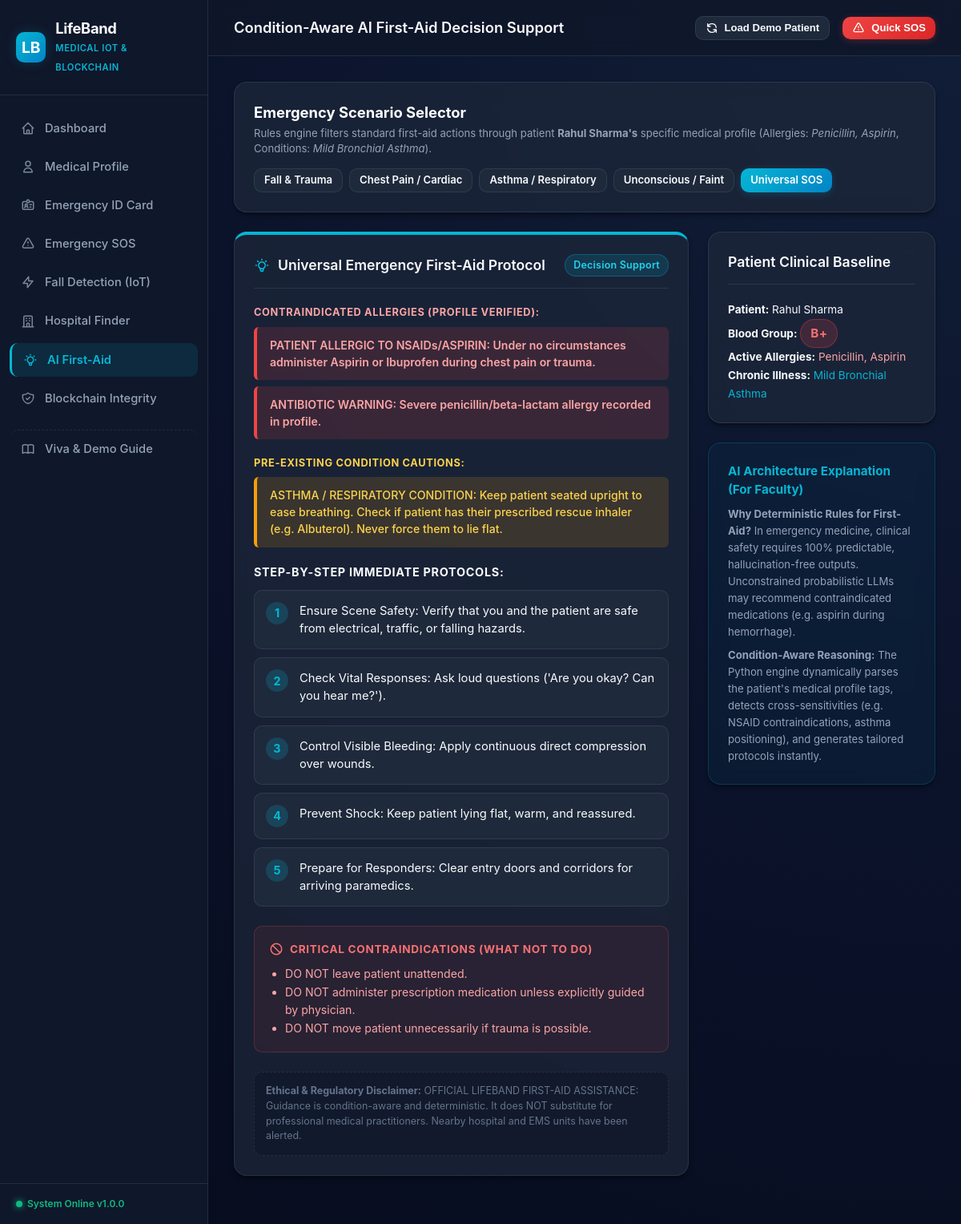
The app's page /ai-assistant with its own data.
### tables this page shows
CREATE TABLE patients (
    id INTEGER PRIMARY KEY AUTOINCREMENT,
    full_name TEXT NOT NULL,
    age INTEGER NOT NULL,
    blood_group TEXT NOT NULL,
    allergies TEXT DEFAULT '',
    chronic_diseases TEXT DEFAULT '',
    previous_surgeries TEXT DEFAULT '',
    current_medications TEXT DEFAULT '',
    emergency_contact_name TEXT NOT NULL,
    emergency_contact_phone TEXT NOT NULL,
    created_at TIMESTAMP DEFAULT CURRENT_TIMESTAMP,
    updated_at TIMESTAMP DEFAULT CURRENT_TIMESTAMP
);

### app.py (the view)
@app.route("/ai-assistant")
def ai_assistant_view():
    patient = get_active_patient()
    scenario = request.args.get("scenario", "GENERAL_SOS")
    guidance = generate_emergency_guidance(scenario, patient)
    return render_template(
        "ai_assistant.html",
        active_tab="ai-assistant",
        patient=patient,
        guidance=guidance,
        selected_scenario=scenario
    )

### app.py (called while the page is built)
@app.context_processor
def inject_global_template_vars():
    active_patient = get_active_patient()
    active_emergency = get_active_emergency()
    completion = calculate_profile_completion(active_patient)
    return {
        "app_name": Config.APP_NAME,
        "app_tagline": Config.APP_TAGLINE,
        "version": Config.VERSION,
        "active_patient": active_patient,
        "active_emergency": active_emergency,
        "profile_completion": completion,
        "default_lat": Config.DEFAULT_LATITUDE,
        "default_lon": Config.DEFAULT_LONGITUDE,
        "default_location_name": Config.DEFAULT_LOCATION_NAME,
        "demo_locations": get_demo_locations()
    }

### database/db.py (called while the page is built)
def get_db_connection():
    os.makedirs(os.path.dirname(Config.DATABASE_PATH), exist_ok=True)
    conn = sqlite3.connect(Config.DATABASE_PATH)
    conn.row_factory = sqlite3.Row
    conn.execute("PRAGMA foreign_keys = ON;")
    return conn

def dict_from_row(row):
    if row is None:
        return None
    return {key: row[key] for key in row.keys()}

### services/emergency_service.py (called while the page is built, shortened)
def get_active_emergency() -> Optional[Dict]:
    conn = get_db_connection()
    try:
        cursor = conn.cursor()
        cursor.execute("""
            SELECT e.*, p.full_name, p.blood_group, p.allergies, p.chronic_diseases,
                   p.emergency_contact_name, p.emergency_contact_phone
            FROM emergency_events e
            JOIN patients p ON e.patient_id = p.id
            WHERE e.status = 'ACTIVE'
            ORDER BY e.id DESC
            LIMIT 1
        """)
        row = cursor.fetchone()
        if not row:
            return None
    finally:
        conn.close()

### services/medical_service.py (called while the page is built)
def get_active_patient() -> Optional[Dict]:
    conn = get_db_connection()
    try:
        cursor = conn.cursor()
        cursor.execute("SELECT * FROM patients ORDER BY id ASC LIMIT 1")
        row = cursor.fetchone()
        return dict_from_row(row) if row else None
    finally:
        conn.close()

### templates/ai_assistant.html (shortened to what this page needs)
{% extends "base.html" %}
{% block page_title %}Condition-Aware AI First-Aid Decision Support{% endblock %}
{% block content %}
<div class="card" style="margin-bottom: 24px;">
  <div style="display: flex; justify-content: space-between; align-items: center; flex-wrap: wrap; gap: 14px;">
    <div>
      <h3 style="font-size: 1.15rem; font-weight: 700; color: #fff;">
        Emergency Scenario Selector
      </h3>
      <p style="font-size: 0.82rem; color: var(--text-secondary); margin-top: 2px;">
        Rules engine filters standard first-aid actions through patient <strong>{{ patient.full_name if patient else 'Rahul Sharma' }}'s</strong> specific medical profile (Allergies: <em>{{ patient.allergies if patient else 'Penicillin, Aspirin' }}</em>, Conditions: <em>{{ patient.chronic_diseases if patient else 'Mild Asthma' }}</em>).
      </p>
    </div>
    <div style="display: flex; gap: 8px; flex-wrap: wrap;">
      <a href="{{ url_for('ai_assistant_view', scenario='FALL_INJURY') }}" class="btn btn-sm {% if selected_scenario == 'FALL_INJURY' %}btn-primary{% else %}btn-secondary{% endif %}">
        Fall & Trauma
      </a>
      <a href="{{ url_for('ai_assistant_view', scenario='CARDIAC_CHEST_PAIN') }}" class="btn btn-sm {% if selected_scenario == 'CARDIAC_CHEST_PAIN' %}btn-primary{% else %}btn-secondary{% endif %}">
        Chest Pain / Cardiac
      </a>
      <a href="{{ url_for('ai_assistant_view', scenario='RESPIRATORY_ASTHMA') }}" class="btn btn-sm {% if selected_scenario == 'RESPIRATORY_ASTHMA' %}btn-primary{% else %}btn-secondary{% endif %}">
        Asthma / Respiratory
      </a>
      <a href="{{ url_for('ai_assistant_view', scenario='UNCONSCIOUS_FAINT') }}" class="btn btn-sm {% if selected_scenario == 'UNCONSCIOUS_FAINT' %}btn-primary{% else %}btn-secondary{% endif %}">
        Unconscious / Faint
      </a>
      <a href="{{ url_for('ai_assistant_view', scenario='GENERAL_SOS') }}" class="btn btn-sm {% if selected_scenario == 'GENERAL_SOS' %}btn-primary{% else %}btn-secondary{% endif %}">
        Universal SOS
      </a>
    </div>
  </div>
</div>
<div class="grid-cols-2-1">
  <div style="display: flex; flex-direction: column; gap: 24px;">
    <div class="card" style="border-top: 4px solid var(--teal-primary);">
      <div class="card-header">
        <h3 class="card-title">
          {{ guidance.title }}
        </h3>
        <span class="badge badge-teal">Decision Support</span>
      </div>
      {% if guidance.allergy_warnings %}
        <div style="margin-bottom: 20px;">
          <h4 style="font-size: 0.8rem; font-weight: 700; text-transform: uppercase; color: #FCA5A5; letter-spacing: 0.05em; margin-bottom: 8px;">
            Contraindicated Allergies (Profile Verified):
          </h4>
          {% for warn in guidance.allergy_warnings %}
            <div style="background: rgba(239, 68, 68, 0.15); border-left: 4px solid var(--rose-danger); padding: 12px 16px; border-radius: var(--radius-sm); color: #FCA5A5; font-size: 0.88rem; font-weight: 600; margin-bottom: 8px;">
              {{ warn }}
            </div>
          {% endfor %}
        </div>
      {% endif %}
      {% if guidance.condition_warnings %}
        <div style="margin-bottom: 20px;">
          <h4 style="font-size: 0.8rem; font-weight: 700; text-transform: uppercase; color: #FCD34D; letter-spacing: 0.05em; margin-bottom: 8px;">
            Pre-existing Condition Cautions:
          </h4>
          {% for warn in guidance.condition_warnings %}
            <div style="background: rgba(245, 158, 11, 0.15); border-left: 4px solid var(--amber-warning); padding: 12px 16px; border-radius: var(--radius-sm); color: #FCD34D; font-size: 0.88rem; font-weight: 500; margin-bottom: 8px;">
              {{ warn }}
            </div>
          {% endfor %}
        </div>
      {% endif %}
      <div style="margin-bottom: 24px;">
        <h4 style="font-size: 0.9rem; font-weight: 700; text-transform: uppercase; color: var(--text-primary); letter-spacing: 0.05em; margin-bottom: 12px;">
          Step-by-Step Immediate Protocols:
        </h4>
        <div style="display: flex; flex-direction: column; gap: 10px;">
          {% for step in guidance.immediate_actions %}
            <div style="display: flex; gap: 14px; background: var(--bg-tertiary); padding: 14px; border-radius: var(--radius-md); border: 1px solid var(--border-color);">
              <div style="width: 28px; height: 28px; border-radius: 50%; background: rgba(6, 182, 212, 0.2); color: var(--teal-primary); font-weight: 700; display: flex; align-items: center; justify-content: center; font-size: 0.9rem; flex-shrink: 0;">
                {{ loop.index }}
              </div>
              <div style="font-size: 0.92rem; color: var(--text-primary); line-height: 1.5;">
                {{ step }}
              </div>
            </div>
          {% endfor %}
        </div>
      </div>
      <div style="background: rgba(239, 68, 68, 0.08); padding: 18px; border-radius: var(--radius-md); border: 1px solid rgba(239, 68, 68, 0.25);">
        <h4 style="font-size: 0.85rem; font-weight: 700; text-transform: uppercase; color: #F87171; letter-spacing: 0.05em; margin-bottom: 10px; display: flex; align-items: center; gap: 8px;">
          <svg width="18" height="18" fill="none" viewBox="0 0 24 24" stroke="currentColor">
            <path stroke-linecap="round" stroke-linejoin="round" stroke-width="2" d="M18.364 18.364A9 9 0 005.636 5.636m12.728 12.728A9 9 0 015.636 5.636m12.728 12.728L5.636 5.636"/>
          </svg>
          Critical Contraindications (What NOT To Do)
        </h4>
        <ul style="padding-left: 20px; font-size: 0.88rem; color: #FCA5A5; line-height: 1.6;">
          {% for contra in guidance.contraindications %}
            <li>{{ contra }}</li>
          {% endfor %}
        </ul>
      </div>
      <div style="margin-top: 24px; padding: 14px; background: rgba(15, 23, 42, 0.6); border-radius: var(--radius-md); font-size: 0.78rem; color: var(--text-muted); border: 1px dashed var(--border-color); line-height: 1.5;">
        <strong>Ethical & Regulatory Disclaimer:</strong> {{ guidance.disclaimer }}
      </div>
    </div>
  </div>
  <div style="display: flex; flex-direction: column; gap: 24px;">
    <div class="card">
      <div class="card-header">
        <h3 class="card-title">Patient Clinical Baseline</h3>
      </div>
      <div style="font-size: 0.85rem; line-height: 1.7;">
        <div><strong>Patient:</strong> {{ guidance.patient_context.name }}</div>
        <div><strong>Blood Group:</strong> <span class="badge badge-blood">{{ guidance.patient_context.blood_group }}</span></div>
        <div><strong>Active Allergies:</strong> <span style="color: #FCA5A5;">{{ guidance.patient_context.recorded_allergies }}</span></div>
        <div><strong>Chronic Illness:</strong> <span style="color: var(--teal-primary);">{{ guidance.patient_context.recorded_conditions }}</span></div>
      </div>
    </div>
    <div class="card" style="background: rgba(6, 182, 212, 0.05); border-color: rgba(6, 182, 212, 0.2);">
      <h4 style="font-size: 0.95rem; font-weight: 700; color: var(--teal-primary); margin-bottom: 8px;">
        AI Architecture Explanation (For Faculty)
      </h4>
      <div style="font-size: 0.82rem; color: var(--text-secondary); line-height: 1.6;">
        <p style="margin-bottom: 8px;">
          <strong>Why Deterministic Rules for First-Aid?</strong> In emergency medicine, clinical safety requires 100% predictable, hallucination-free outputs. Unconstrained probabilistic LLMs may recommend contraindicated medications (e.g. aspirin during hemorrhage).
        </p>
        <p>
          <strong>Condition-Aware Reasoning:</strong> The Python engine dynamically parses the patient's medical profile tags, detects cross-sensitivities (e.g. NSAID contraindications, asthma positioning), and generates tailored protocols instantly.
        </p>
      </div>
    </div>
  </div>
</div>
{% endblock %}

### static/css/style.css (style rules this page uses)
:root { --bg-primary: #0A1128; --bg-secondary: #0F172A; --bg-tertiary: #1E293B; --bg-card: rgba(30, 41, 59, 0.7); --bg-card-hover: rgba(51, 65, 85, 0.8); --bg-input: #0B132B; --border-color: rgba(148, 163, 184, 0.15); --border-focus: rgba(6, 182, 212, 0.6); --teal-primary: #06B6D4; --teal-glow: rgba(6, 182, 212, 0.2); --cyan-accent: #0EA5E9; --emerald-accent: #10B981; --amber-warning: #F59E0B; --rose-danger: #EF4444; --rose-glow: rgba(239, 68, 68, 0.25); --text-primary: #F8FAFC; --text-secondary: #94A3B8; --text-muted: #64748B; --font-family: -apple-system, BlinkMacSystemFont, "Segoe UI", Roboto, "Helvetica Neue", Arial, sans-serif; --font-mono: "SFMono-Regular", Consolas, "Liberation Mono", Menlo, Courier, monospace; --sidebar-width: 260px; --header-height: 70px; --radius-sm: 6px; --radius-md: 10px; --radius-lg: 16px; --radius-full: 9999px; --shadow-sm: 0 1px 2px 0 rgba(0, 0, 0, 0.3); --shadow-md: 0 4px 6px -1px rgba(0, 0, 0, 0.4), 0 2px 4px -1px rgba(0, 0, 0, 0.2); --shadow-lg: 0 10px 15px -3px rgba(0, 0, 0, 0.5), 0 4px 6px -2px rgba(0, 0, 0, 0.3); --transition-fast: 0.15s ease; --transition-normal: 0.25s ease; }
*, *::before, *::after { box-sizing: border-box; margin: 0; padding: 0; }
body { font-family: var(--font-family); background: radial-gradient(circle at top right, #111e38 0%, #0a1128 60%, #070c1d 100%); color: var(--text-primary); min-height: 100vh; line-height: 1.5; -webkit-font-smoothing: antialiased; overflow-x: hidden; }
.card { background-color: var(--bg-card); backdrop-filter: blur(10px); border: 1px solid var(--border-color); border-radius: var(--radius-lg); padding: 24px; box-shadow: var(--shadow-md); transition: transform var(--transition-fast), border-color var(--transition-fast); }
.card-header { display: flex; align-items: center; justify-content: space-between; margin-bottom: 20px; padding-bottom: 14px; border-bottom: 1px solid var(--border-color); }
.card-title { font-size: 1.1rem; font-weight: 600; color: var(--text-primary); display: flex; align-items: center; gap: 10px; }
.card-title svg { color: var(--teal-primary); }
.grid-cols-2-1 { display: grid; grid-template-columns: 2fr 1fr; gap: 24px; margin-bottom: 28px; }
.btn { display: inline-flex; align-items: center; justify-content: center; gap: 8px; padding: 10px 18px; font-size: 0.9rem; font-weight: 600; border-radius: var(--radius-md); border: none; cursor: pointer; text-decoration: none; transition: all var(--transition-fast); line-height: 1.2; }
.btn-sm { padding: 6px 12px; font-size: 0.82rem; }
.btn-primary { background: linear-gradient(135deg, var(--teal-primary), #0284c7); color: #fff; box-shadow: 0 2px 10px var(--teal-glow); }
.btn-secondary { background-color: var(--bg-tertiary); color: var(--text-primary); border: 1px solid var(--border-color); }
.badge { display: inline-flex; align-items: center; gap: 5px; padding: 4px 10px; border-radius: var(--radius-full); font-size: 0.78rem; font-weight: 600; letter-spacing: 0.02em; }
.badge-blood { background-color: rgba(239, 68, 68, 0.18); color: #F87171; border: 1px solid rgba(239, 68, 68, 0.35); font-weight: 700; font-size: 0.95rem; padding: 4px 12px; }
.badge-teal { background-color: rgba(6, 182, 212, 0.15); color: #22D3EE; border: 1px solid rgba(6, 182, 212, 0.3); }

### records on screen
patients: full_name "Rahul Sharma", allergies "Penicillin, Aspirin", chronic_diseases "Mild Bronchial Asthma", patient_context.name "Rahul Sharma", patient_context.blood_group "B+", patient_context.recorded_allergies "Penicillin, Aspirin", patient_context.recorded_conditions "Mild Bronchial Asthma"

### other values on screen
{{ version }} "1.0.0"
{{ guidance.title }} "Universal Emergency First-Aid Protocol"
{{ warn }} "PATIENT ALLERGIC TO NSAIDs/ASPIRIN: Under no circumstances administer Aspirin or Ibuprofen during chest pain or trauma." "ANTIBIOTIC WARNING: Severe penicillin/beta-lactam allergy recorded in profile."
{{ warn }} "ASTHMA / RESPIRATORY CONDITION: Keep patient seated upright to ease breathing. Check if patient has their prescribed rescue inhaler (e.g. Albuterol). Never force them to lie flat."
{{ step }} "Ensure Scene Safety: Verify that you and the patient are safe from electrical, traffic, or falling hazards." "Check Vital Responses: Ask loud questions ('Are you okay? Can you hear me?')." "Control Visible Bleeding: Apply continuous direct compression over wounds." "Prevent Shock: Keep patient lying flat, warm, and reassured." "Prepare for Responders: Clear entry doors and corridors for arriving paramedics."
{{ contra }} "DO NOT leave patient unattended." "DO NOT administer prescription medication unless explicitly guided by physician." "DO NOT move patient unnecessarily if trauma is possible."
{{ guidance.disclaimer }} "OFFICIAL LIFEBAND FIRST-AID ASSISTANCE: Guidance is condition-aware and deterministic. It does NOT substitute for professional medical practitioners. Nearby hospital and EMS units have been alerted."
